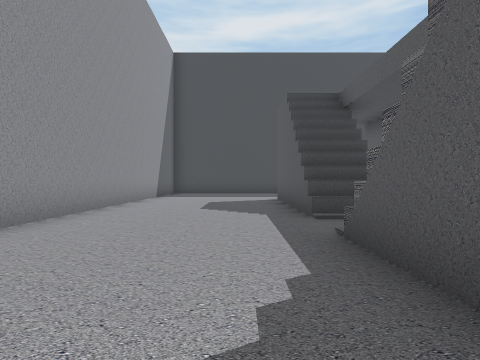
View 1 (above)

22 first-person views from a walk through a scene from a Unity 3-D project. The camera is 1.3 m above the floor, looks level and sees 80° across. The floor is counted in squares, 2 m on a side. Each view is taken from the middle of a square. On the plan, view 1 faces up. The plan holds only what a view shows up to about 9 squares ahead; the rest is blank. The place goes on beyond the plan. The player is left out. Some surface patterns are stand-ins.

View 2
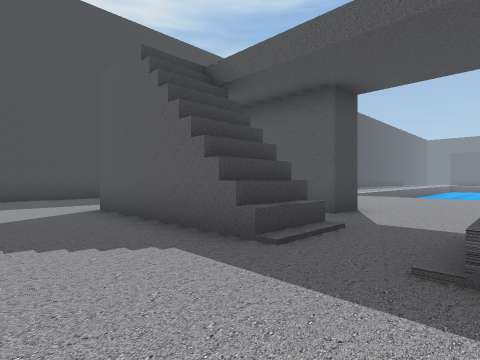

View 3
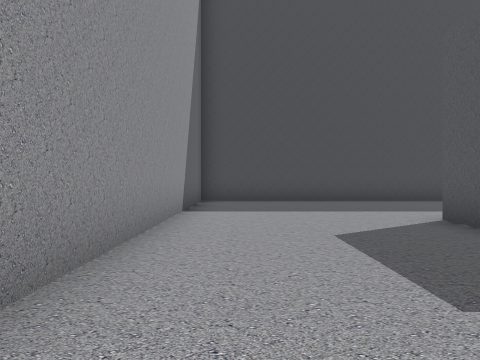

View 4
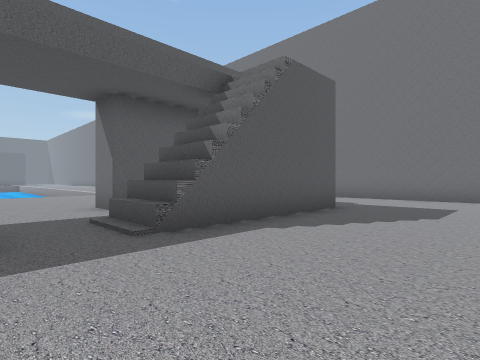

View 5
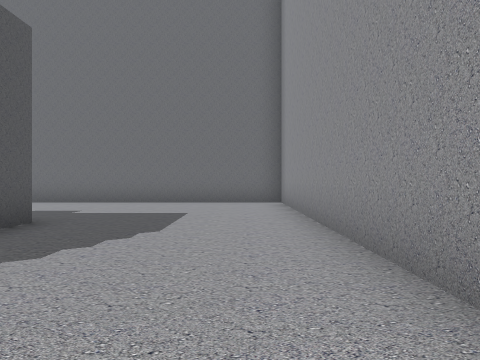

View 6
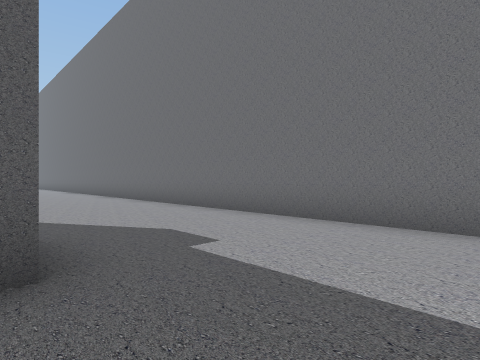

View 7
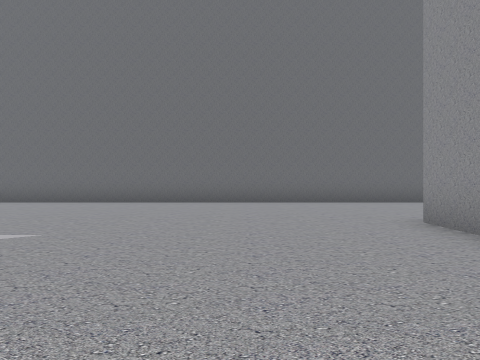

View 8
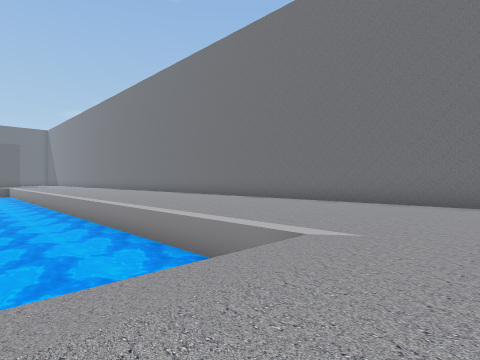

View 9
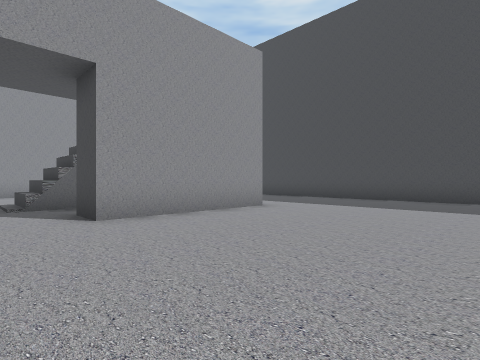

View 10
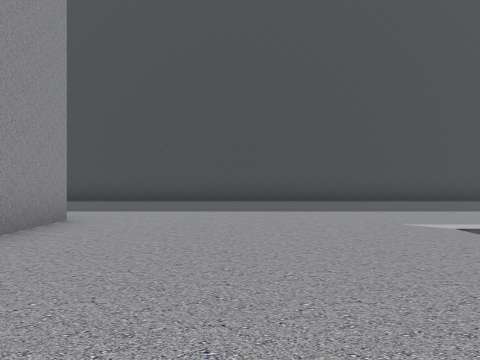

View 11
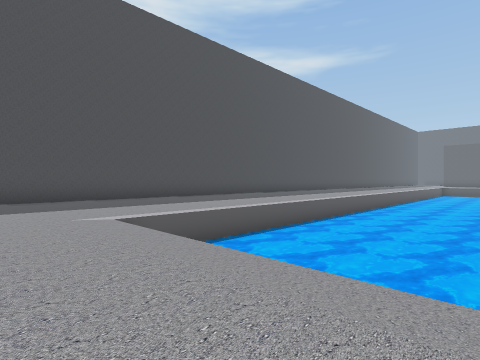

View 12
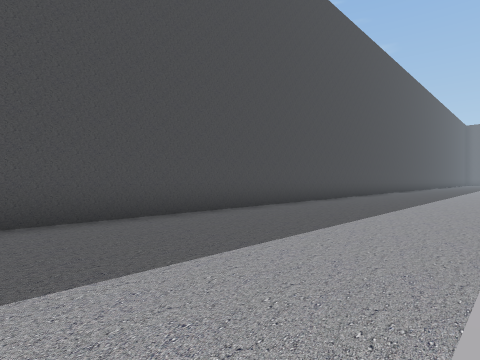

View 13
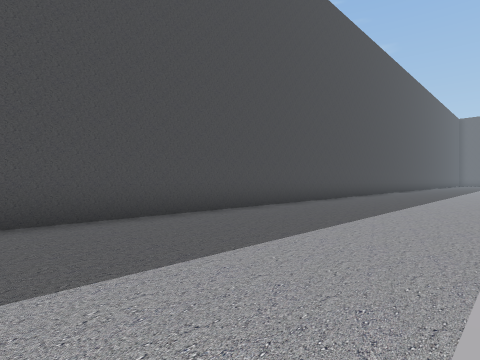

View 14
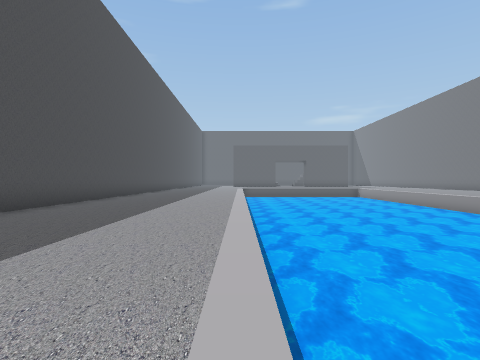

View 15
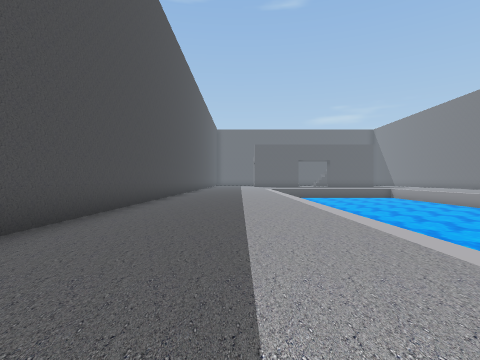

View 16
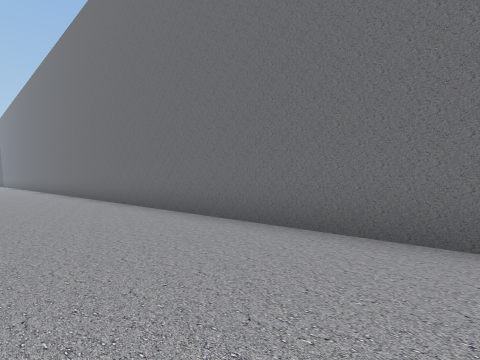

View 17
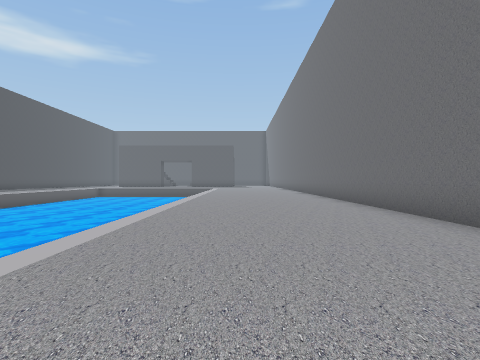

View 18
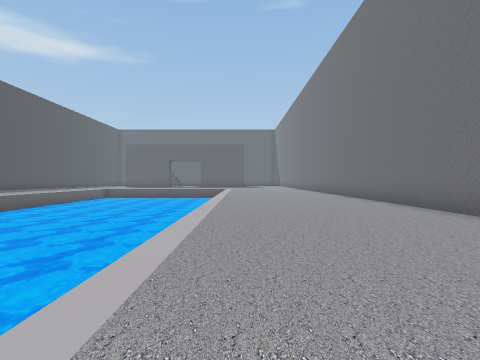

View 19
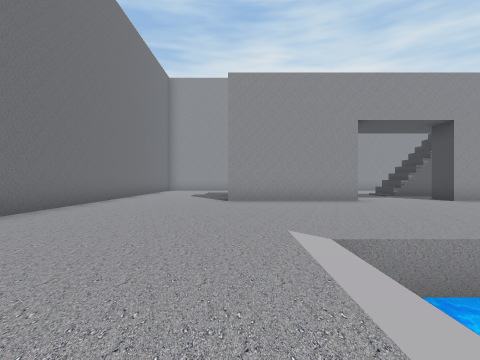

View 20
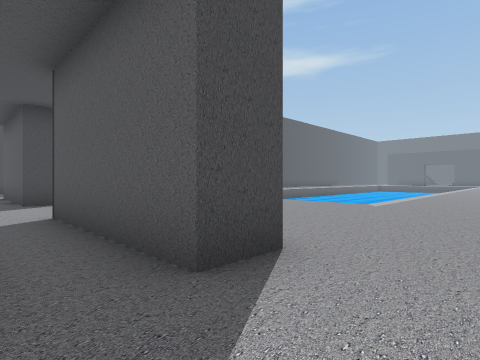

View 21
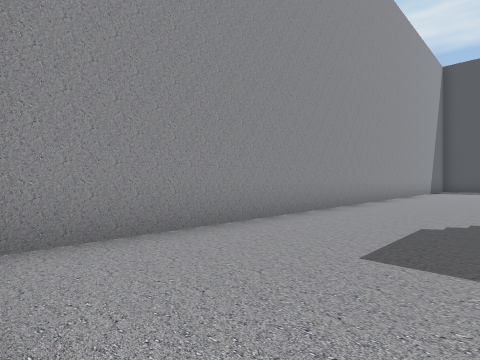

View 22
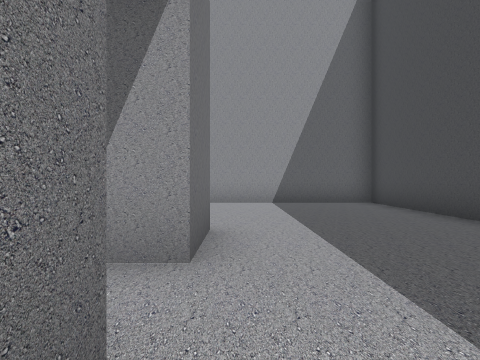

### Floor plan
Key: @ floor where view 1 was taken; # wall or solid block; . floor; ≈ water the walk keeps out of; ^ raised ledge.
Columns run from 4 left of view 1 to 25 right of it. Each row starts with its distance up from view 1.
 14 ##############################
 13 #.............................
 12 #.............................
 11 #.............................
 10 #.............................
  9 #.....#..#....................
  8 #.....# .#.....≈ ≈≈≈≈≈≈≈≈≈≈≈≈
  7 #.....# .#.....≈ ≈≈≈≈≈≈≈≈≈≈≈≈
  6 #.....#..#.....≈ ≈≈≈≈≈≈≈≈≈≈≈≈≈
  5 #.....^........≈ ≈≈≈≈≈≈≈≈≈≈≈≈≈
  4 #..............≈ ≈≈      ≈≈≈≈≈
  3 #.....^........≈ ≈≈     ≈≈≈≈≈≈
  2 #.....#..#.....≈ ≈≈≈≈≈≈≈≈≈≈≈≈≈
  1 #.....#..#.....≈≈≈≈≈≈≈≈≈≈≈≈≈≈≈
  0 #...@.#..#.....≈≈≈≈≈≈≈≈≈≈≈≈≈≈≈
 -1 #.....#..#....................
 -2 #.............................
 -3 #.............................
 -4 #.............................
 -5 #.............................
 -6 ##############################

Positions as (right, up) in squares from view 1, and headings:
1: (0, 0), facing up
2: (-1, 3), facing up-right
3: (-2, 5), facing up
4: (-2, 5), facing down-right
5: (-2, 3), facing down
6: (-1, -1), facing down-right
7: (8, 3), facing down
8: (9, 3), facing down-right
9: (10, 4), facing up-left
10: (8, 5), facing up
11: (9, 4), facing up-right
12: (10, 9), facing up-right
13: (15, 9), facing up-right
14: (15, 9), facing right
15: (16, 11), facing right
16: (12, -2), facing down-right
17: (15, -2), facing right
18: (16, -1), facing right
19: (14, -1), facing left
20: (3, -3), facing up-right
21: (0, -5), facing up-left
22: (5, 10), facing left
